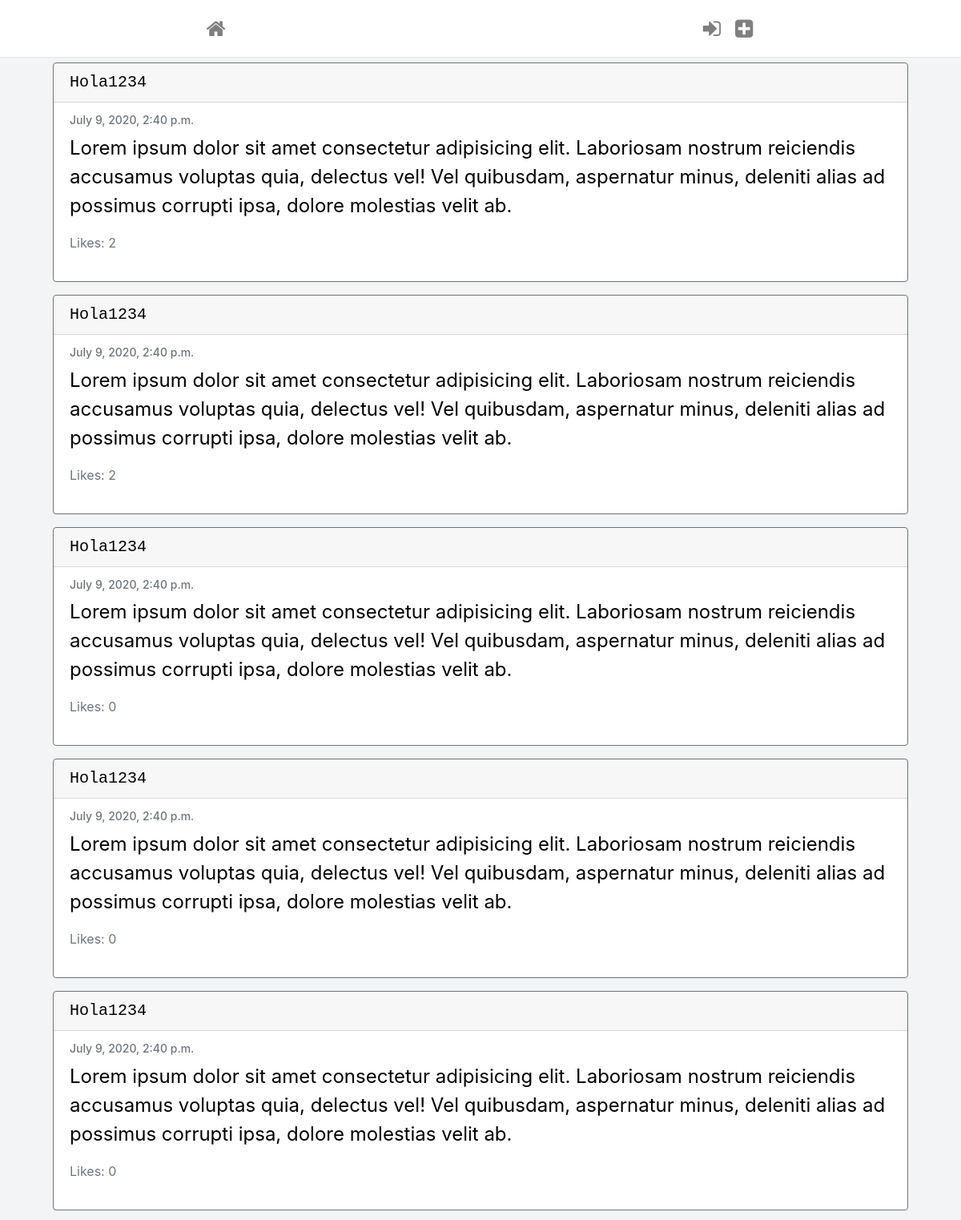
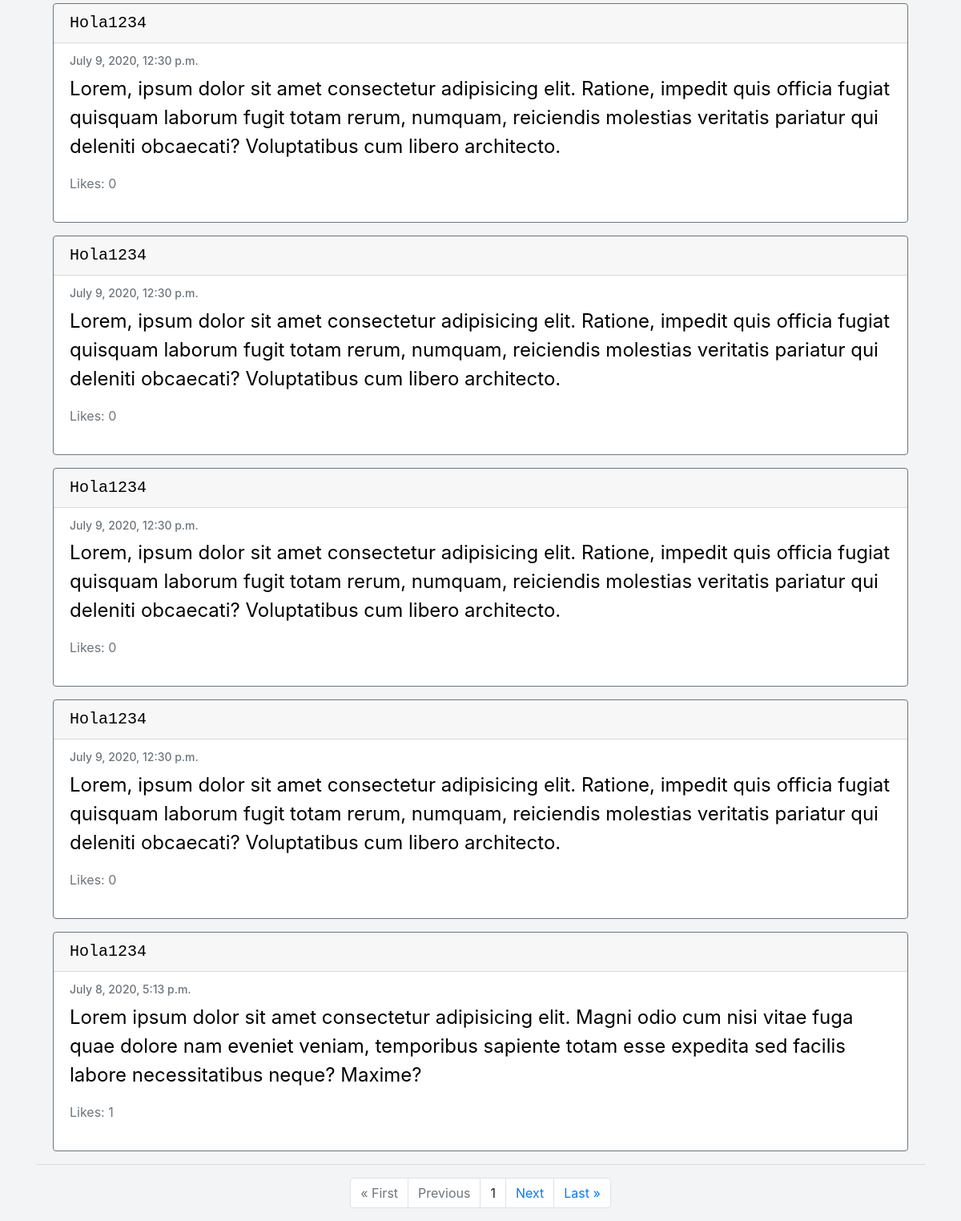
The page /following/leozorzoli on the database its author committed (2 pictures, top to bottom).
### network/models.py (models this page shows, shortened)
class Post(models.Model):
    content = models.CharField(max_length=255)
    user = models.ForeignKey('User', on_delete=models.CASCADE, related_name='author')
    date = models.DateTimeField(default=datetime.now())
    liked = models.ManyToManyField('User', default=None, blank=True, related_name='post_likes')

class User(AbstractUser):
    pass

### network/views.py (the view)
# urls.py: path("following/<str:username>", views.following, name='following'),
def following(request, username):
    if request.method == 'GET':
        currentuser = get_object_or_404(User, username=username)
        follows = Profile.objects.filter(follower=currentuser)
        posts = Post.objects.all().order_by('id').reverse()
        posted = []
        for p in posts:
            for follower in follows:
                if follower.target == p.user:
                    posted.append(p)
        if not follows:
            return render(request, 'network/following.html', {'message': "Opps! You don't follow anybody."})
        paginator = Paginator(posted, 10)
        page_number = request.GET.get('page')
        page_obj = paginator.get_page(page_number)
        return render(request, 'network/following.html', {'page_obj':page_obj})

### network/templates/network/following.html (shortened to what this page needs)
{% extends "network/layout.html" %}
{% load static %}
{% block body %}
    <div class="container">
        {% for post in page_obj %}
        <div class="card border-secondary mb-3">
            <h5 class="card-header"><a href="{% url 'profile' username=post.user %}">{{post.user|title}}</a></h5>
            <div class="card-body text-secondary">
                <h6 class="card-subtitle mb-2 text-muted">{{post.date}}</h6>
                <p class="card-text">{{post.content}}</p>
                {% if user.is_authenticated %}
                {% if request.user in post.liked.all %}
                <a class="likebutton" href="#" data-catid="{{ post.id }}" id="{{post.id}}" data-total="{{post.liked.all.count}}"  data-value="Unlike" value="submit"><i class="fa fa-heart" id="heart{{post.id}}" style="margin-right: 4px; color:red;"></i><span id="liked{{post.id}}">{{post.liked.all.count}}</span></a>
                {% else %}
                <a class="likebutton" href="#" data-catid="{{ post.id }}" id="{{post.id}}" data-total="{{post.liked.all.count}}"  data-value="Like" value="submit"><i class="fa fa-heart" id="heart{{post.id}}" style="margin-right: 4px; color:black;"></i><span id="liked{{post.id}}">{{post.liked.all.count}}</span></a>
                {% endif %}
                {% else %}
                    <p>Likes: {{post.liked.all.count}}</p>
                {% endif %}
            </div>
        </div>
        {% endfor %}
    </div>
    <hr>
    {% if not message %}
    <div class="container">
        <ul class="pagination justify-content-center">
            {% if page_obj.has_previous %}
                <li class="page-item"><a href="?page=1" class="page-link">&laquo; First</a></li>
                <li class="page-item"><a href="?page={{ page_obj.previous_page_number }}" class="page-link">Previous</a></li>
            {% else %}
            <li class="page-item disabled"><a class="page-link">&laquo; First</a></li>
            <li class="page-item disabled"><a class="page-link">Previous</a></li>
            {% endif %}
            {% if page_obj.number %}
            <li class="page-item"><a class="page-link">{{ page_obj.number }}</a></li>
            {% else %}
            <li class="page-item"><a class="page-link">0</a></li>
            {% endif %}
            {% if page_obj.has_next %}
            <li class="page-item"><a href="?page={{ page_obj.next_page_number }}" class="page-link">Next</a></li>
            <li class="page-item"><a href="?page={{ page_obj.paginator.num_pages }}" class="page-link">Last &raquo;</a></li>
            {% else %}
            <li class="page-item disabled"><a class="page-link">Next</a></li>
            <li class="page-item disabled"><a class="page-link">Last &raquo;</a></li>
            {% endif %}
        </ul>
    </div>
    {% endif %}
{% endblock %}

### network/static/network/styles.css (style rules this page uses)
body { background-color: #f2f4f5; }
@media only screen and (min-width: 600px) { .card { width:auto; margin:6px; } }
@media only screen and (min-width: 600px) { .card-header { font-size:46px; font-family: monospace; } }
@media only screen and (min-width: 600px) { .card-subtitle { font-size:28px; } }
@media only screen and (min-width: 600px) { .card-text { font-size:34px; color:black; } }
@media only screen and (min-width: 600px) { .page-item { font-size: 36px; } }
@media only screen and (min-width: 600px) { a { color: black; } }
@media only screen and (min-width: 1025px) { .card { width:auto; margin:6px; } }
@media only screen and (min-width: 1025px) { .card-header { font-size:20px; font-family: monospace; } }
@media only screen and (min-width: 1025px) { .card-subtitle { font-size:14px; } }
@media only screen and (min-width: 1025px) { .card-text { font-size:24px; color:black; } }
@media only screen and (min-width: 1025px) { .page-item { font-size: 16px; } }
@media only screen and (min-width: 1025px) { a { color: black; } }

### rows shown on the page
Post: user "Hola1234", date "July 9, 2020, 2:40 p.m.", content "Lorem ipsum dolor sit amet consectetur adipisicing elit. Laboriosam nostrum reiciendis accusamus voluptas quia, delectus vel! Vel quibusdam, aspernatur minus, deleniti alias ad possimus corrupti ipsa, dolore molestias velit ab.", liked.all.count "2"
Post: user "Hola1234", date "July 9, 2020, 2:40 p.m.", content "Lorem ipsum dolor sit amet consectetur adipisicing elit. Laboriosam nostrum reiciendis accusamus voluptas quia, delectus vel! Vel quibusdam, aspernatur minus, deleniti alias ad possimus corrupti ipsa, dolore molestias velit ab.", liked.all.count "2"
Post: user "Hola1234", date "July 9, 2020, 2:40 p.m.", content "Lorem ipsum dolor sit amet consectetur adipisicing elit. Laboriosam nostrum reiciendis accusamus voluptas quia, delectus vel! Vel quibusdam, aspernatur minus, deleniti alias ad possimus corrupti ipsa, dolore molestias velit ab.", liked.all.count "0"
Post: user "Hola1234", date "July 9, 2020, 2:40 p.m.", content "Lorem ipsum dolor sit amet consectetur adipisicing elit. Laboriosam nostrum reiciendis accusamus voluptas quia, delectus vel! Vel quibusdam, aspernatur minus, deleniti alias ad possimus corrupti ipsa, dolore molestias velit ab.", liked.all.count "0"
Post: user "Hola1234", date "July 9, 2020, 2:40 p.m.", content "Lorem ipsum dolor sit amet consectetur adipisicing elit. Laboriosam nostrum reiciendis accusamus voluptas quia, delectus vel! Vel quibusdam, aspernatur minus, deleniti alias ad possimus corrupti ipsa, dolore molestias velit ab.", liked.all.count "0"
Post: user "Hola1234", date "July 9, 2020, 12:30 p.m.", content "Lorem, ipsum dolor sit amet consectetur adipisicing elit. Ratione, impedit quis officia fugiat quisquam laborum fugit totam rerum, numquam, reiciendis molestias veritatis pariatur qui deleniti obcaecati? Voluptatibus cum libero architecto.", liked.all.count "0"
Post: user "Hola1234", date "July 9, 2020, 12:30 p.m.", content "Lorem, ipsum dolor sit amet consectetur adipisicing elit. Ratione, impedit quis officia fugiat quisquam laborum fugit totam rerum, numquam, reiciendis molestias veritatis pariatur qui deleniti obcaecati? Voluptatibus cum libero architecto.", liked.all.count "0"
Post: user "Hola1234", date "July 9, 2020, 12:30 p.m.", content "Lorem, ipsum dolor sit amet consectetur adipisicing elit. Ratione, impedit quis officia fugiat quisquam laborum fugit totam rerum, numquam, reiciendis molestias veritatis pariatur qui deleniti obcaecati? Voluptatibus cum libero architecto.", liked.all.count "0"
Post: user "Hola1234", date "July 9, 2020, 12:30 p.m.", content "Lorem, ipsum dolor sit amet consectetur adipisicing elit. Ratione, impedit quis officia fugiat quisquam laborum fugit totam rerum, numquam, reiciendis molestias veritatis pariatur qui deleniti obcaecati? Voluptatibus cum libero architecto.", liked.all.count "0"
Post: user "Hola1234", date "July 8, 2020, 5:13 p.m.", content "Lorem ipsum dolor sit amet consectetur adipisicing elit. Magni odio cum nisi vitae fuga quae dolore nam eveniet veniam, temporibus sapiente totam esse expedita sed facilis labore necessitatibus neque? Maxime?", liked.all.count "1"

### other values the page prints
{{ page_obj.number }} "1"
